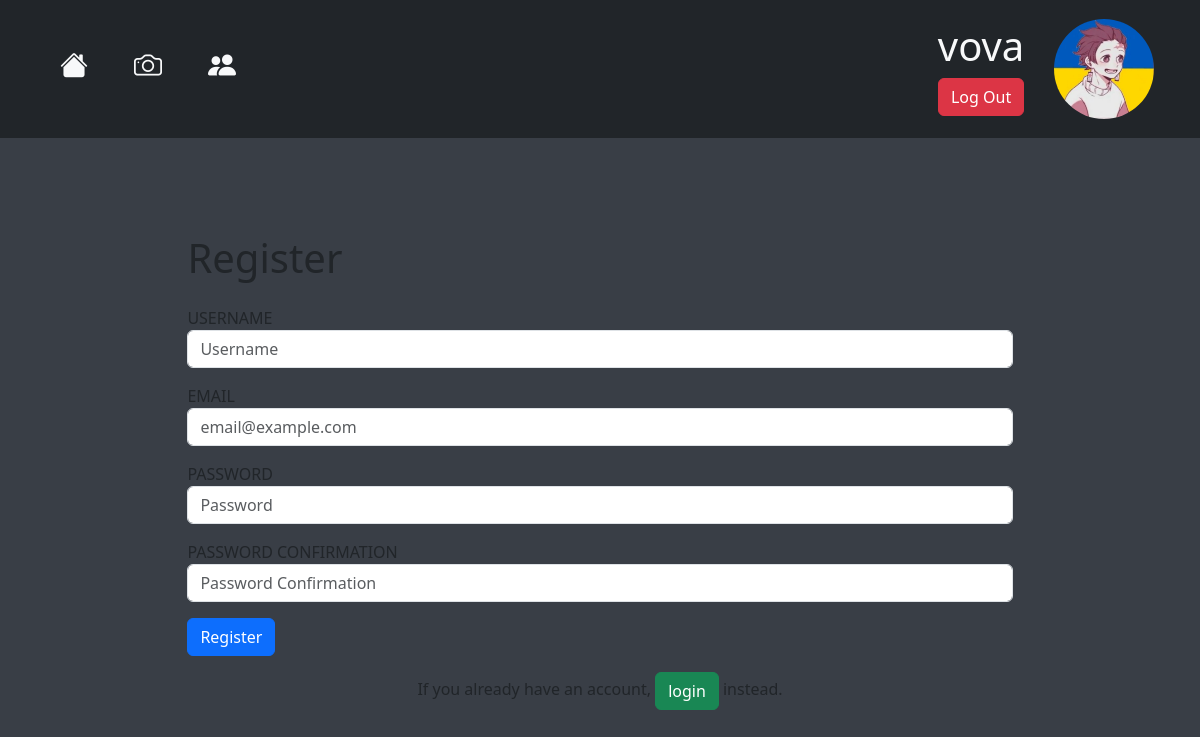
/registration/ (signed in), run on the app's committed database.
### feed/models.py (models this page shows, shortened)
class CustomUser(AbstractBaseUser, PermissionsMixin):
    username = models.CharField(max_length=20, unique=True)
    email = models.EmailField(('email address'), unique=True)
    icon = models.ImageField(upload_to='user_icons/', blank=True)
    is_staff = models.BooleanField(default=False)
    is_active = models.BooleanField(default=True)
    objects = CustomAccountManager()
    USERNAME_FIELD = 'username'
    REQUIRED_FIELDS = ['email']

### feed/views.py (the view, shortened to what this page needs)
# urls.py: path('registration/', views.registration_page),
def registration_page(request):
    form = NewUserForm()
    return render(request, template_name="operations/register.html", context={"register_form": form})

### feed/forms.py (shortened to what this page needs)
class NewUserForm(UserCreationForm):
    email = forms.EmailField(required=True)
    class Meta:
        model = CustomUser
        fields = ("username", "email", "password1", "password2")

### feed/templates/operations/register.html (shortened to what this page needs)
{% extends 'feed/wrapper.html' %}
{% load crispy_forms_tags %}
{% block content %}
    <div class="container d-flex justify-content-center align-items-center py-5">
        <div class="row py-5">
            <h1>Register</h1>
            <form method="POST">
                <div class="my-3">
                    <label for="username">USERNAME</label>
                    <div><input type="text" name="username" class="form-control" placeholder="Username" maxlength="18"></div>
                </div>
                <div class="my-3">
                    <label for="email">EMAIL</label>
                    <div><input type="email" name="email" class="form-control" placeholder="email@example.com"></div>
                </div>
                <div class="my-3">
                    <label for="password1">PASSWORD</label>
                    <div><input type="password" name="password1" class="form-control" placeholder="Password" title="Your password should not be similar to your username"></div>
                </div>
                <div class="my-3">
                    <label for="password2">PASSWORD CONFIRMATION</label>
                    <div><input type="password" name="password2" class="form-control" placeholder="Password Confirmation"></div>
                </div>
                <button class="btn btn-primary" type="submit">Register</button>
            </form>
            <p class="text-center mt-3">If you already have an account, <a href="/login" class="btn btn-success">login</a> instead.</p>
        </div>
    </div>
{% endblock %}

### feed/templates/includes/header.html (shortened to what this page needs)
<div class="container-fluid h-50 bg-dark">
    <div class="row d-flex justify-content-between">
        <div class="col col-lg-2 d-flex flex-direction-row justify-content-between my-lg-5 ms-lg-5 m-4">
            <a href="/" class="link-light"><h3><i class="bi bi-house-fill"></i></h3></a>
            <a class="link-light" id="show-btn" style="cursor: pointer;"><h3><i class="bi bi-camera"></i></h3></a>
            <a href="/" class="link-light"><h3><i class="bi bi-people-fill"></i></h3></a>
        </div>
        {% if user.is_authenticated %}
            <div class="col col-lg-3 d-flex justify-content-evenly align-items-center my-2 me-1">
                <div class="d-flex flex-column justify-content-evenly">
                    <a href="/user/{{user.id}}" style="text-decoration: none;"><h1 class="text-light">{{user.username}}</h1></a>
                    <a href="/logout/" class="btn btn-danger">Log Out</a>
                </div>
                {% if user.icon != None %}
                <img src="{{user.icon.url}}" class="img-fluid" style="width: 100px; height: 100px; border-radius: 50%;">
                {% else %}
                <img src="../../../media/non_user_icons/icon.png" style="width: 100px; height: 100px; border-radius: 50%;">
                {% endif %}
            </div>
        {% else %}
            <div class="col col-lg-2 d-flex justify-content-evenly align-items-center my-5 me-5">
                <a href="/registration/" class="btn btn-primary" role="button">Sign Up</a>
                <a href="/login/" class="btn btn-success" role="button">Sign In</a>
            </div>
        {% endif %}
    </div>
</div>

### data on the page
CustomUser: username "vova", icon (picture)
